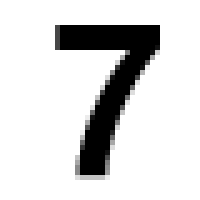
#> input picture data/zoom/number_7/zoom_ggd_5.png, 200 x 200 px, found by its file name
$ jupyter execute --allow-errors Feature_extraction.ipynb   (shell and % lines are left out)   (older library calls are emulated)
#> lines starting #> are read from the running program, lines starting #| are printed output that depends on the picture; after the words box and inside, x2 and y2 are one past the last pixel; in counts of white or black regions, pixels touching at a corner belong together
[cell 1]
# 코너 추출
import cv2

import numpy as np

import matplotlib.pyplot as plt


img = cv2.imread('test4.png') # 결과를 보기 쉽도록 체스판 그림을 사용했습니다.

#> (the rest of this cell did not finish here and is left out)

[cell 2]
import numpy as np
import cv2
from os import listdir
import os
#thresh, im_bw = cv2.threshold(im2, 127, 255, cv2.THRESH_BINARY) #im_bw: binary image
#im3, contours, hierarchy = cv2.findContours(im_bw,cv2.RETR_TREE, cv2.CHAIN_APPROX_NONE)
#cv2.drawContours(im2, contours, -1, (0,255,0), 3)
#plt.imshow(im2,cmap='gray') #without the code, only an array displayed in the console

def contour_approx(path):
    imgfile = './data/raw/' + path # './data/zoom/number_2/zoom_gl_5.png'
    img = cv2.imread(imgfile)
    img2 = img.copy()
    empty_img = np.zeros(img.shape) + 255
    img_gray = cv2.cvtColor(img, cv2.COLOR_BGR2GRAY)

    ret, thr = cv2.threshold(img_gray, 127, 255, 0)
    contours, hierarchy = cv2.findContours(thr, cv2.RETR_TREE, cv2.CHAIN_APPROX_SIMPLE)
    cnt = contours[0]
    cv2.drawContours(empty_img, contours[1], -1, (0, 255, 0), 3)

    #plt.imshow(empty_img)
    cv2.imwrite('./data/contour/' + path, empty_img)

#> (the rest of this cell did not finish here and is left out)

[cell 3]
import numpy as np
import cv2

def contour_approx():
    imgfile = 'test0.png'
    img = cv2.imread(imgfile)
    img2 = img.copy()

    img_gray = cv2.cvtColor(img, cv2.COLOR_BGR2GRAY)

    ret, thr = cv2.threshold(img_gray, 127, 255, 0)
    edge, contours, hierarchy = cv2.findContours(thr, cv2.RETR_TREE,
                                                 cv2.CHAIN_APPROX_SIMPLE)

    cnt = contours[0]

    hull = cv2.convexHull(cnt)
    cv2.drawContours(img, [hull], 0, (0, 0, 255), 2)

    hull = cv2.convexHull(cnt, returnPoints=False)
    defects = cv2.convexityDefects(cnt, hull)

    for i in range(defects.shape[0]):
        sp, ep, fp, dist = defects[i, 0]
        start = tuple(cnt[sp][0])
        end = tuple(cnt[ep][0])
        farthest = tuple(cnt[fp][0])

        cv2.circle(img, farthest, 5, (0, 255, 0), -1)

    plt.imshow(img)

#> (the rest of this cell did not finish here and is left out)

[cell 4]
# 원 검출
# 출처 : https://webnautes.tistory.com/949
import numpy as np
import cv2 as cv

img = cv.imread('test4.png',0)
#> (the rest of this cell did not finish here and is left out)

[cell 5]
import cv2
import numpy as np

img = cv2.imread('1_궁.png')
#> (the rest of this cell did not finish here and is left out)

[cell 6]
import cv2
import numpy as np

img = cv2.imread('1_궁.png')
#> (the rest of this cell did not finish here and is left out)

[cell 7]
import numpy as np
import cv2

img = cv2.imread('1_궁.png')
#> (the rest of this cell did not finish here and is left out)

[cell 8]
# 코너 추출
import cv2
import numpy as np
import matplotlib.pyplot as plt
from sklearn.preprocessing import normalize

# normalize(X, norm=’l2’, axis=1, copy=True, return_norm=False

def corner_harris_feature_extraction(img_path):
    img = cv2.imread('./data/raw/' + img_path)

    img_rgb = cv2.cvtColor(img, cv2.COLOR_BGR2RGB)
    img_gray = cv2.cvtColor(img, cv2.COLOR_BGR2GRAY)
    img_corner = cv2.cvtColor(img, cv2.COLOR_BGR2RGB)
    ret, thr = cv2.threshold(img_gray, 127, 255, 0)

    img_line = np.zeros(img.shape) + 255.

    img_gray = np.float32(thr)

    result = cv2.cornerHarris(img_gray, 2, 3, 0.04)

    result_norm = normalize(result.reshape(-1, 1))
    result_norm = result_norm.reshape(200, 200)

    img_corner[result>0.01*result.max()]=[255, 0, 0]

    img_line[result>0.001*result.max()]=[255, 0, 0]
    img_line[result<0.001*result.min()]=[255, 0, 0]
    print(result_norm.min(), result_norm.max())

    plt.figure(figsize=(20,17))
    #plt.imshow(img_line)
    cv2.imwrite('./data/corner/'+ img_path, img_line)

[cell 9]
#corner_harris_feature_extraction('./data/raw/raw_ggd_0.png')
from os import listdir
#> (the rest of this cell did not finish here and is left out)

[cell 10]
import cv2
import numpy as np

k = 3
img = cv2.imread('./data/raw/raw_gsc_3.png')
#> (the rest of this cell did not finish here and is left out)

[cell 11]
import cv2
import numpy as np

p1 = np.array([[255, 255, 255],
               [0, 0, 0],
               [255, 255, 255]])
p2 = np.array([[255, 0, 255],
               [255, 0, 255],
               [255, 0, 255]])
p3 = np.array([[0, 255, 255],
               [255, 0, 255],
               [255, 255, 0]])
p4 = np.array([[255, 255, 0],
               [255, 0, 255],
               [0, 255, 255]])

k = 3
img = cv2.imread('./data/raw/raw_ggd_1.png')
#> (the rest of this cell did not finish here and is left out)

[cell 12]
import cv2
import numpy as np
import matplotlib.pyplot as plt

k = 3
p = np.zeros((k, k))
p1 = np.array([[0, 0, 0],
               [1, 1, 1],
               [0, 0, 0]]) * 255

p2 = np.array([[0, 1, 0],
               [0, 1, 0],
               [0, 1, 0]]) * 255

p3 = np.array([[1, 0, 0],
               [0, 1, 0],
               [0, 0, 1]]) * 255

p4 = np.array([[0, 0, 1],
               [0, 1, 0],
               [1, 0, 0]]) * 255

img = cv2.imread('./data/zoom/number_0/zoom_gsc_1.png')
#> (the rest of this cell did not finish here and is left out)

[cell 13]
import cv2
import numpy as np
import matplotlib.pyplot as plt


img = cv2.imread('./data/zoom/number_0/zoom_ggd_5.png')
#> img is the input picture: shape (200, 200, 3); min 0, max 255, mean 215
img2 = img.copy()
img_gray = cv2.cvtColor(img2, cv2.COLOR_BGR2GRAY)
ret, thr = cv2.threshold(img_gray, 127, 255, 0)
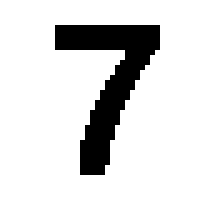
#> thr: shape (200, 200); 84.3% white; 1 black region, box (x1, y1, x2, y2) and area: (55, 25, 160, 175) 6275

top_h = 0
i = 0
while i < 200:
    j = 0
    while j < 200:

        if thr[i, j] <= 200:
            top_h = i
        j += 1
    i += 1

top_w = 0
i = 0
while i < 200:
    j = 0
    while j < 200:

        if thr[j, i] <= 200:
            top_w = i
        j += 1
    i += 1

low_h = 0
i = 199
while i > 0:
    j = 199
    while j > 0:

        if thr[i, j] <= 200:
            low_h = i
        j -= 1
    i -= 1

low_w = 0
i = 199
while i >= 0:
    j = 199
    while j >= 0:

        if thr[j, i] <= 200:
            low_w = i
        j -= 1
    i -= 1

print(top_h, top_w, low_h, low_w)

raw_img = img[low_h: top_h, low_w: top_w]
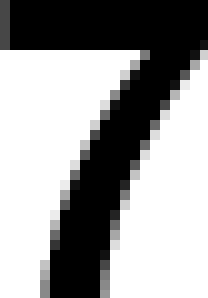
#> raw_img: shape (149, 104, 3) (shown 2 times larger); min 0, max 255, mean 153.3

#plt.imshow(img[low_h: top_h, low_w: top_w])

print(top_h - low_h , top_w-low_w)
raw_height = top_h - low_h
raw_width = top_w - low_w
ratio = 200/ (raw_height)
print(ratio * raw_height)
print(ratio * raw_width)
norm_img = cv2.resize(raw_img, None, fx=ratio, fy=ratio,  interpolation=cv2.INTER_AREA)
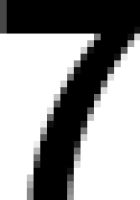
#> norm_img: shape (200, 140, 3); min 0, max 255, mean 153.5
plt.figure(figsize=(16, 12))

print(norm_img.shape[1])
#| 140
empty_img = np.zeros((200, 200, 3), dtype='uint8') + 255

start = int(100 - norm_img.shape[1] / 2)
#> start = 30
empty_img[:, start : start + norm_img.shape[1]] = norm_img
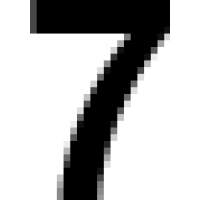
#> empty_img: shape (200, 200, 3); min 0, max 255, mean 183.9
plt.imshow(empty_img)

black = 0
i = 0
while i < 200:
    j = 0
    while j < 200:

        if empty_img[i, j, 0] <= 200:
            black += 1
        j += 1
    i += 1

print("black: "+str(black) + " white: "+str(40000 - black))
#height = 200
#width =

[cell 14]
import cv2
import numpy as np
import matplotlib.pyplot as plt

def find_height_width(img):
    img = cv2.imread(img)
    img2 = img.copy()
    img_gray = cv2.cvtColor(img2, cv2.COLOR_BGR2GRAY)
    ret, thr = cv2.threshold(img_gray, 127, 255, 0)

    top_h = 0
    i = 0
    while i < 200:
        j = 0
        while j < 200:

            if thr[i, j] <= 127:
                top_h = i
            j += 1
        i += 1

    top_w = 0
    i = 0
    while i < 200:
        j = 0
        while j < 200:

            if thr[j, i] <= 127:
                top_w = i
            j += 1
        i += 1

    low_h = 0
    i = 199
    while i > 0:
        j = 199
        while j > 0:

            if thr[i, j] <= 127:
                low_h = i
            j -= 1
        i -= 1

    low_w = 0
    i = 199
    while i >= 0:
        j = 199
        while j >= 0:

            if thr[j, i] <= 127:
                low_w = i
            j -= 1
        i -= 1

    return top_h, top_w, low_h, low_w

[cell 15]
import cv2
import numpy as np
import matplotlib.pyplot as plt

def norm_image(img, top_h, top_w, low_h, low_w, a=200):
    raw_img = img[low_h: top_h, low_w: top_w]

    raw_height = top_h - low_h
    raw_width = top_w - low_w

    ratio = a/ (raw_height)

    norm_img = cv2.resize(raw_img, None, fx=ratio, fy=ratio,  interpolation=cv2.INTER_AREA)

    empty_img = np.zeros((200, 200, 3), dtype='uint8') + 255

    start = int(100 - norm_img.shape[1] / 2)
    empty_img[:, start : start + norm_img.shape[1]] = norm_img
    return empty_img

[cell 16]
import cv2
import numpy as np
import matplotlib.pyplot as plt

def count_black(img, start_h, start_w, end_h, end_w):
    black = 0

    for i in range(start_h, end_h):
        for j in range(start_w, end_w):
            if img[i, j, 0] <= 200:
                black += 1

    white = (end_h - start_h) * (end_w + start_w) - black
    return black, white

[cell 17]
fonts = ['gl', 'ggd', 'smj', 'gsc']
np_ratio = np.array([[],
                    [],
                    [],
                    []])
#> (the rest of this cell did not finish here and is left out)

        norm_img = norm_image(cv2.imread('./data/raw/'+'raw_'+ font +'_' + str(i) + '.png'), top_h, top_w, low_h, low_w)
        black, white = count_black(norm_img, 0, 0, 200, 200)

        black1, white1 = count_black(norm_img, 0, 0, 100, 100)
        black2, white2 = count_black(norm_img, 100, 0, 200, 100)
        black3, white3 = count_black(norm_img, 0, 100, 100, 200)
        black4, white4 = count_black(norm_img, 100, 100, 200, 200)
        ratio1 = black1 / white1
        ratio2 = black2 / white2
        ratio3 = black3 / white3
        ratio4 = black3 / white4
        ratio = (top_h - low_h) / (top_w - low_w)

        np_ratio = np.c_[np_ratio, np.array([[ratio1],
                                             [ratio2],
                                             [ratio3],
                                             [ratio4]])]

        print("%d %s\th_w_ratio:%f\tblack:%d\twhite:%d\tb_w_ratio:%f" % (i, font, ratio, black, white, black/white))
        print("\tb1:%d\tw1:%5d\tb_w1_ratio:%f" % (black1, white1, ratio1))
        print("\tb2:%d\tw2:%5d\tb_w2_ratio:%f" % (black2, white2, ratio2))
        print("\tb3:%d\tw3:%5d\tb_w3_ratio:%f" % (black3, white3, ratio3))
        print("\tb4:%d\tw4:%5d\tb_w4_ratio:%f" % (black4, white4, ratio4))

print(np_ratio.T)

[cell 18]
from scipy.spatial.distance import cosine

#np_ratio = np_ratio.T

# print(np_ratio[0])

top_h, top_w, low_h, low_w = find_height_width('./data/zoom/number_7/zoom_ggd_5.png')
norm_img = norm_image(cv2.imread('./data/zoom/number_7/zoom_ggd_5.png'), top_h, top_w, low_h, low_w)
black, white = count_black(norm_img, 0, 0, 200, 200)
#> black = 12003; white = 27997

black1, white1 = count_black(norm_img, 0, 0, 100, 100)
#> black1 = 2585; white1 = 7415
black2, white2 = count_black(norm_img, 100, 0, 200, 100)
#> black2 = 3221; white2 = 6779
black3, white3 = count_black(norm_img, 0, 100, 100, 200)
#> black3 = 5012; white3 = 24988
black4, white4 = count_black(norm_img, 100, 100, 200, 200)
#> black4 = 1185; white4 = 28815
ratio1 = black1 / white1
#> ratio1 = 0.349
ratio2 = black2 / white2
#> ratio2 = 0.475
ratio3 = black3 / white3
#> ratio3 = 0.201
ratio4 = black3 / white4
#> ratio4 = 0.174
ratio = (top_h - low_h) / (top_w - low_w)

test = np.array([ratio1, ratio2, ratio3, ratio4])
#> test = [0.349, 0.475, 0.201, 0.174]

value = []
#> (the rest of this cell did not finish here and is left out)

$ run again, with data/zoom/number_7/zoom_gl_5.png copied over data/zoom/number_7/zoom_ggd_5.png
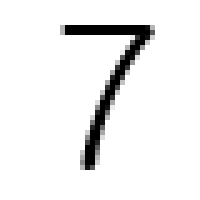
#> input picture data/zoom/number_7/zoom_gl_5.png, 200 x 200 px, found by its file name
#> img is the input picture: shape (200, 200, 3); min 0, max 255, mean 238.3
#> `ret, thr = cv2.threshold(img_gray, 127, 255, 0)`:
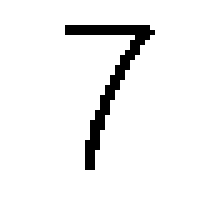
#> thr: shape (200, 200); 93.6% white; 1 black region, box (x1, y1, x2, y2) and area: (65, 25, 155, 170) 2550
#| 124
#> `empty_img[:, start : start + norm_img.shape[1]] = norm_img`:
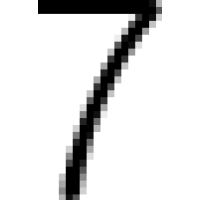
#> empty_img: shape (200, 200, 3); min 0, max 255, mean 223.1
#> black = 6043; white = 33957
#> black1 = 1080; white1 = 8920
#> black2 = 2127; white2 = 7873
#> black3 = 2741; white3 = 27259
#> black4 = 95; white4 = 29905
#> ratio1 = 0.121
#> ratio2 = 0.27
#> ratio3 = 0.101
#> ratio4 = 0.0917
#> test = [0.121, 0.27, 0.101, 0.0917]
